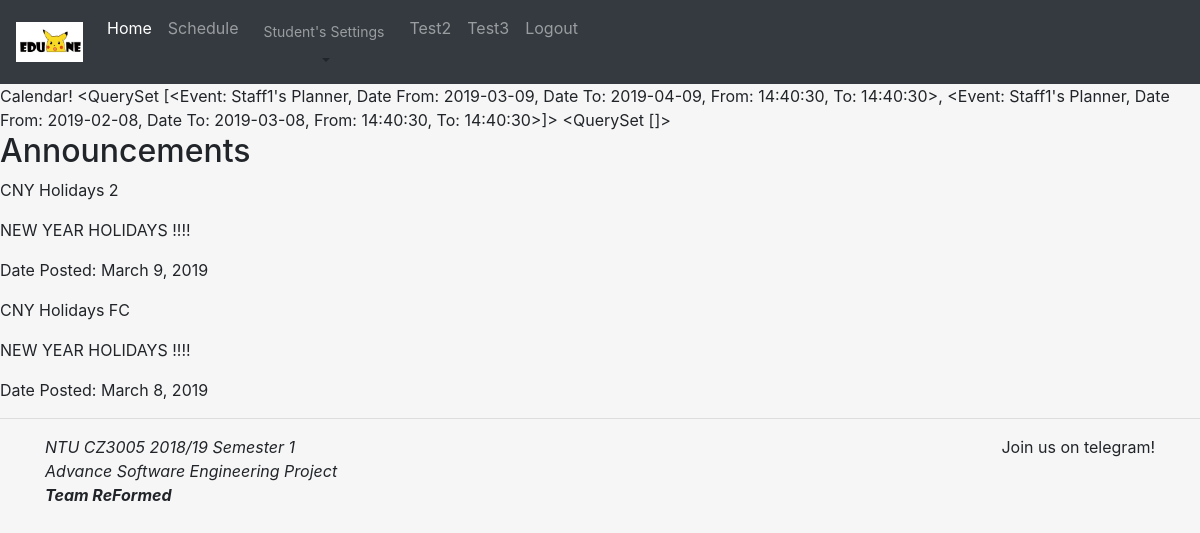
Page /home/ (signed in) on the committed database.
### main/models.py (models this page shows, shortened)
class Event(models.Model):
    eventPlanner = models.ForeignKey(
        'EventPlanner',
        on_delete=models.CASCADE,
    )
    title = models.CharField(max_length=30)
    description = models.CharField(max_length=200, blank=True, null=True)
    location = models.CharField(max_length=50)
    dateFrom = models.DateField()
    dateTo = models.DateField()
    timeFrom = models.TimeField()
    timeTo = models.TimeField()
    def __str__(self):
        return "{}, Date From: {}, Date To: {}, From: {}, To: {}".format(self.eventPlanner, self.dateFrom, self.dateTo, self.timeFrom, self.timeTo)

class EventPlanner(models.Model):
    user = models.OneToOneField(
        User,
        on_delete=models.CASCADE,
    )
    def __str__(self):
        return "{}'s Planner".format(self.user)

class User(AbstractUser):
    is_staff = models.BooleanField('Staff status', default=False)
    is_parent = models.BooleanField('Parent status', default=False)

class Announcement(models.Model):
    user = models.ForeignKey(
        User,
        on_delete=models.CASCADE,
    )
    title = models.CharField(max_length=30)
    description = models.CharField(max_length=500)
    dateCreated = models.DateField()

### main/views.py (the view)
# urls.py: 2. Add a URL to urlpatterns:  path('', views.home, name='home')
@login_required
def home(request, month=datetime.datetime.now().month, year=datetime.datetime.now().year):
	events = Announcement.objects.all().extra(order_by = ['-dateCreated'])
	planner = EventPlanner.objects.get(user__exact = request.user.id)
	calendar = getCalendarInformation(planner, month, year)
	return render(request, 'index.html', {'active_page': 'home', 'announcements' : events, 'calendar': calendar})

### main/functions.py (called while the page is built)
def getCalendarInformation(planner, month, year):
    calendar = {}
    calendar['events'] = Event.objects.filter(eventPlanner__exact = planner, dateFrom__year__exact = year,
        dateFrom__month__exact = month, dateTo__year__exact = year) | Event.objects.filter(eventPlanner__exact = planner,
        dateTo__month__exact = month, dateTo__year__exact = year)
    calendar['appointments'] = Appointment.objects.filter(eventPlanner__exact = planner, apptDate__month__exact = month,
        apptDate__year__exact = year)
    return calendar

### main/templates/index.html
{% extends "common/header.html" %}
{% block content %}
		Calendar!
		{% for event in calendar.values %}
			{{event}}
		{% endfor %}
	<h2>Announcements</h2>
		{% for event in announcements  %}
			<p>{{event.title}}</p>
			<p>{{event.description}}</p>
			<p>Date Posted: {{event.dateCreated}} </p>
		{% endfor %}
{% endblock %}

### rows in the picture
Event: values "<QuerySet [<Event: Staff1's Planner, Date From: 2019-03-09, Date To: 2019-04-09, From: 14:40:30, To: 14:40:30>, <Event: Staff1's Planner, Date From: 2019-02-08, Date To: 2019-03-08, From: 14:40:30, To: 14:40:30>]>"
Announcement: title "CNY Holidays 2", description "NEW YEAR HOLIDAYS !!!!", dateCreated "March 9, 2019"
Announcement: title "CNY Holidays FC", description "NEW YEAR HOLIDAYS !!!!", dateCreated "March 8, 2019"

### other values in the picture
{{ event }} "<QuerySet []>"
